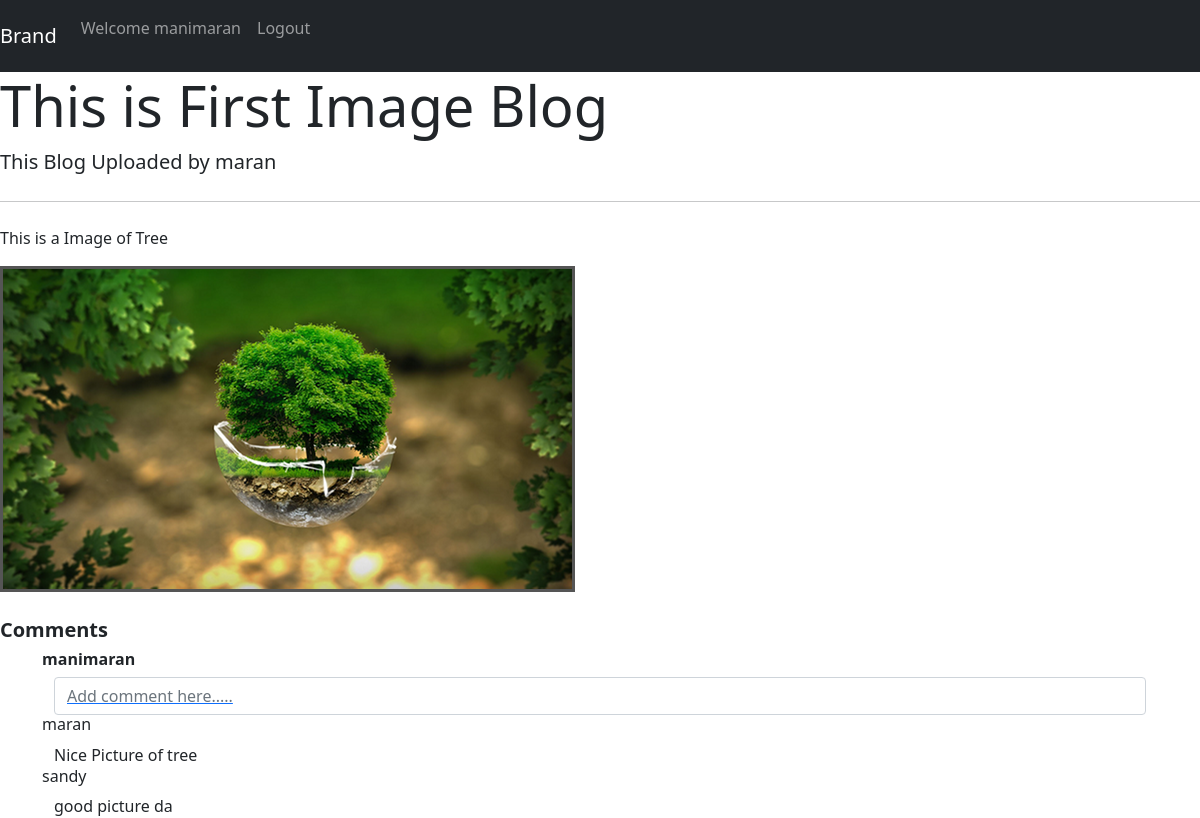
Page /blog/detailblog/2/ (signed in) on the committed database.
### blog/models.py (models this page shows, shortened)
class Blog(models.Model):
    user = models.ForeignKey(User, on_delete=models.CASCADE, related_name='blo')
    title = models.CharField(max_length=264)
    post = models.TextField()
    Image = models.ImageField(upload_to='pics',blank = True)
    Video = models.FileField(upload_to ='vids',blank = True)
    audio = models.FileField(upload_to ='auds',blank = True)
    documents = models.FileField(upload_to ='docs',blank = True)

class Comments(models.Model):
    user = models.ForeignKey(User, on_delete=models.CASCADE, related_name='bol')
    blog = models.ForeignKey(Blog, on_delete=models.CASCADE, related_name='bok')
    comment = models.CharField(max_length=1000)

### blog/views.py (the view)
# urls.py: path('detailblog/<slug:pk>/', Detail.as_view(), name='detailblog'),
class Detail(LoginRequiredMixin,DetailView):
    model = Blog
    template_name = 'sim/detail.html'

### blog/templates/sim/detail.html (shortened to what this page needs)
{% extends 'sim/base.html' %}
{% block body_block %}
{% if user.is_authenticated %}
<div class="jumbotron">
  <h1 class="display-4">{{object.title}}</h1>
  <p class="lead">This Blog Uploaded by {{object.user}}</p>
  <hr class="my-4">
  {% if object.Image %}
  <p>{{object.post|slice:"0:55"}}</p>
  <p class="lead">
    <img src="{{ object.Image.url }}" alt="image broken" width=auto height=100%>
  </p>
  {% elif object.audio %}
  <p>{{object.post|slice:"0:55"}}</p>
    <audio controls>
      <source src="{{ object.audio.url }}" type="audio/ogg">
      </audio>
  {% elif object.documents %}
  <p>{{object.post|slice:"0:55"}}</p>
  <p class="lead">
    <a href="{{object.documents.url}}">{{object.documents}}</a>
  </p>
  {% else %}
  <p>{{object.post}}</p>
</div>
{% endif %}
<h5><b>Comments</b></h5>
<div class="container">
  <h6><b>{{user}}</b></h6>
  <div class="container">
    <a href="{% url 'cc' pk=user.id opk=object.id %}"><input type="text" class="form-control"placeholder="Add comment here....."></a>
  </div>
  {% for item in object.bok.all %}
  <h6>{{item.user}}</h6>
  <div class="container">
    {{item.comment}}{% if user == item.user %} <a href="{% url 'ec' pk=item.id %}"><i class="fa fa-edit" style="font-size:24px"></i></a> <a href="{% url 'dc' pk=item.id %}"><i class="fa fa-trash-o" style="font-size:24px"></i></a>{% endif %}
  </div>
  {% endfor %}
</div>
{% endif %}
{% endblock %}

### blog/templates/sim/base.html (shortened to what this page needs)
<!DOCTYPE html>
{% load static %}
<html lang="en" dir="ltr">
  <head>
    <link rel="stylesheet" href="https://cdn.jsdelivr.net/npm/bootstrap@5.1.3/dist/css/bootstrap.min.css">
    <link rel="stylesheet" href="{% static 'cloud.css' %}">
    <link rel="stylesheet" href="https://cdnjs.cloudflare.com/ajax/libs/font-awesome/4.7.0/css/font-awesome.min.css">
  </head>
  <body>
    {% if user.is_authenticated %}
    <nav class="navbar navbar-expand-lg navbar-dark bg-dark">
      <a class="navbar-brand" href="{% url 'homeblog' %}">Brand</a>
      <div class="collapse navbar-collapse" id="navbarSupportedContent">
        <ul class="navbar-nav mr-auto">
          <li class="nav-item">
            <p class="nav-link">Welcome {{user}}</p>
          </li>
          <li class="nav-item">
            <a class="nav-link" href="{% url 'outblog' %}">Logout</a>
          </li>
        </ul>
      </div>
    </nav>
    {% endif %}
    {% block body_block %}
    {% endblock %}
  </body>
</html>

### static/cloud.css (style rules this page uses)
img { border: 3px solid #555; margin-bottom: 10px; }

### rows in the picture
Blog: title "This is First Image Blog", user "maran", post "This is a Image of Tree", Image (picture)
Comments: user "maran", comment "Nice Picture of tree"
Comments: user "sandy", comment "good picture da"

### other values in the picture
{{ user }} "manimaran"
